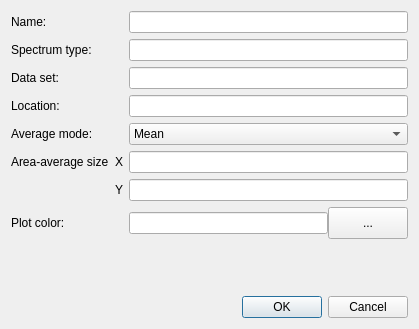
<?xml version="1.0" encoding="UTF-8"?>
<ui version="4.0">
 <class>SpectrumInfoEditor</class>
 <widget class="QDialog" name="SpectrumInfoEditor">
  <property name="geometry">
   <rect>
    <x>0</x>
    <y>0</y>
    <width>419</width>
    <height>329</height>
   </rect>
  </property>
  <property name="windowTitle">
   <string>Spectrum Information</string>
  </property>
  <property name="modal">
   <bool>true</bool>
  </property>
  <layout class="QGridLayout" name="gridLayout">
   <item row="6" column="2">
    <widget class="QLineEdit" name="lineedit_area_avg_y"/>
   </item>
   <item row="3" column="0" colspan="2">
    <widget class="QLabel" name="label_location">
     <property name="text">
      <string>Location:</string>
     </property>
     <property name="buddy">
      <cstring>lineedit_location</cstring>
     </property>
    </widget>
   </item>
   <item row="2" column="2">
    <widget class="QLineEdit" name="lineedit_dataset">
     <property name="readOnly">
      <bool>true</bool>
     </property>
    </widget>
   </item>
   <item row="5" column="2">
    <widget class="QLineEdit" name="lineedit_area_avg_x"/>
   </item>
   <item row="5" column="0">
    <widget class="QLabel" name="label_area_avg">
     <property name="text">
      <string>Area-average size</string>
     </property>
     <property name="alignment">
      <set>Qt::AlignLeading|Qt::AlignLeft|Qt::AlignVCenter</set>
     </property>
    </widget>
   </item>
   <item row="5" column="1">
    <widget class="QLabel" name="label_area_avg_x">
     <property name="text">
      <string>X</string>
     </property>
     <property name="buddy">
      <cstring>lineedit_area_avg_x</cstring>
     </property>
    </widget>
   </item>
   <item row="0" column="0" colspan="2">
    <widget class="QLabel" name="label_description">
     <property name="text">
      <string>Name:</string>
     </property>
     <property name="buddy">
      <cstring>lineedit_name</cstring>
     </property>
    </widget>
   </item>
   <item row="2" column="0" colspan="2">
    <widget class="QLabel" name="label_dataset">
     <property name="text">
      <string>Data set:</string>
     </property>
     <property name="buddy">
      <cstring>lineedit_dataset</cstring>
     </property>
    </widget>
   </item>
   <item row="3" column="2">
    <widget class="QLineEdit" name="lineedit_location">
     <property name="readOnly">
      <bool>true</bool>
     </property>
    </widget>
   </item>
   <item row="4" column="0" colspan="2">
    <widget class="QLabel" name="label_avg_mode">
     <property name="text">
      <string>Average mode:</string>
     </property>
     <property name="buddy">
      <cstring>combobox_avg_mode</cstring>
     </property>
    </widget>
   </item>
   <item row="1" column="0" colspan="2">
    <widget class="QLabel" name="label_spectrum_type">
     <property name="text">
      <string>Spectrum type:</string>
     </property>
     <property name="buddy">
      <cstring>lineedit_spectrum_type</cstring>
     </property>
    </widget>
   </item>
   <item row="1" column="2">
    <widget class="QLineEdit" name="lineedit_spectrum_type">
     <property name="readOnly">
      <bool>true</bool>
     </property>
    </widget>
   </item>
   <item row="0" column="2">
    <widget class="QLineEdit" name="lineedit_name"/>
   </item>
   <item row="9" column="0" colspan="3">
    <widget class="QDialogButtonBox" name="buttonBox">
     <property name="orientation">
      <enum>Qt::Horizontal</enum>
     </property>
     <property name="standardButtons">
      <set>QDialogButtonBox::Cancel|QDialogButtonBox::Ok</set>
     </property>
    </widget>
   </item>
   <item row="4" column="2">
    <widget class="QComboBox" name="combobox_avg_mode">
     <item>
      <property name="text">
       <string>Mean</string>
      </property>
     </item>
     <item>
      <property name="text">
       <string>Median</string>
      </property>
     </item>
    </widget>
   </item>
   <item row="7" column="2">
    <widget class="QWidget" name="widget" native="true">
     <layout class="QGridLayout" name="gridLayout_2" columnstretch="1,0">
      <property name="leftMargin">
       <number>0</number>
      </property>
      <property name="topMargin">
       <number>0</number>
      </property>
      <property name="rightMargin">
       <number>0</number>
      </property>
      <property name="bottomMargin">
       <number>0</number>
      </property>
      <property name="spacing">
       <number>0</number>
      </property>
      <item row="0" column="0">
       <widget class="QLineEdit" name="lineedit_plot_color"/>
      </item>
      <item row="0" column="1">
       <widget class="QPushButton" name="button_plot_color">
        <property name="minimumSize">
         <size>
          <width>32</width>
          <height>32</height>
         </size>
        </property>
        <property name="text">
         <string>...</string>
        </property>
       </widget>
      </item>
     </layout>
    </widget>
   </item>
   <item row="6" column="1">
    <widget class="QLabel" name="label_area_avg_y">
     <property name="text">
      <string>Y</string>
     </property>
     <property name="buddy">
      <cstring>lineedit_area_avg_y</cstring>
     </property>
    </widget>
   </item>
   <item row="8" column="0" colspan="2">
    <spacer name="verticalSpacer">
     <property name="orientation">
      <enum>Qt::Vertical</enum>
     </property>
     <property name="sizeHint" stdset="0">
      <size>
       <width>20</width>
       <height>40</height>
      </size>
     </property>
    </spacer>
   </item>
   <item row="7" column="0" colspan="2">
    <widget class="QLabel" name="label_plot_color">
     <property name="text">
      <string>Plot color:</string>
     </property>
     <property name="buddy">
      <cstring>lineedit_plot_color</cstring>
     </property>
    </widget>
   </item>
  </layout>
 </widget>
 <resources/>
 <connections>
  <connection>
   <sender>buttonBox</sender>
   <signal>accepted()</signal>
   <receiver>SpectrumInfoEditor</receiver>
   <slot>accept()</slot>
   <hints>
    <hint type="sourcelabel">
     <x>248</x>
     <y>254</y>
    </hint>
    <hint type="destinationlabel">
     <x>157</x>
     <y>274</y>
    </hint>
   </hints>
  </connection>
  <connection>
   <sender>buttonBox</sender>
   <signal>rejected()</signal>
   <receiver>SpectrumInfoEditor</receiver>
   <slot>reject()</slot>
   <hints>
    <hint type="sourcelabel">
     <x>316</x>
     <y>260</y>
    </hint>
    <hint type="destinationlabel">
     <x>286</x>
     <y>274</y>
    </hint>
   </hints>
  </connection>
 </connections>
</ui>
